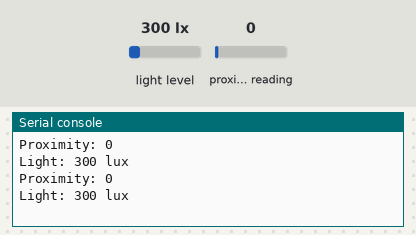
Bench run of a program on a simulated Raspberry Pi Pico running CircuitPython. Shown: the last lines printed to the serial console. The inputs (shaded band) are chosen by the test bench; at power-on: light level 300 lx, proximity reading 0.

Above: at 1.2 s.
1.3 s: light level set to 40 lx
At 2.6 s:
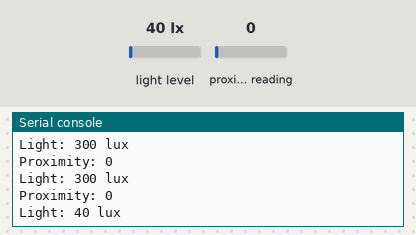
2.8 s: proximity reading set to 5
At 3.7 s:
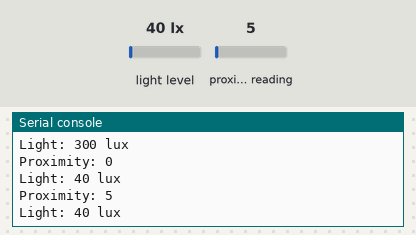
4.3 s: light level set to 500 lx
At 5.8 s:
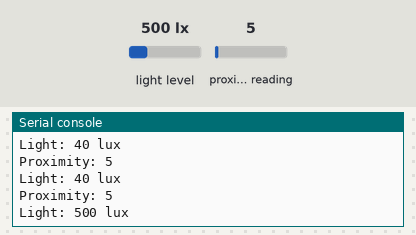
Timing chart, 0 to 7.3 s (numbered marks = the images above; inputs shaded):
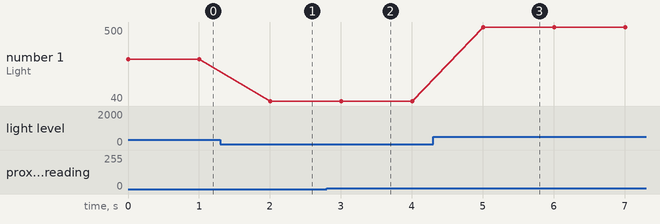

Measured:
- after the input at 1.3 s, the serial console: prints a new line after 0.70 s (image 1)
- after the input at 2.8 s, the serial console: prints a new line after 0.20 s (image 2)
- after the input at 4.3 s, the serial console: prints a new line after 0.70 s (image 3)
- plotted number 1: 300 → 40 after the input at 1.3 s, 40 → 500 after the input at 4.3 s

The program:

vcnl4040.py
```python
import time
import board
import adafruit_vcnl4040
import busio

# Create sensor object, communicating over the board's default I2C bus
i2c = busio.I2C(scl=board.GP1, sda=board.GP0)
sensor = adafruit_vcnl4040.VCNL4040(i2c)

while True:
    print("Proximity:", sensor.proximity)
    print("Light: %d lux" % sensor.lux)
    time.sleep(1.0)
```
